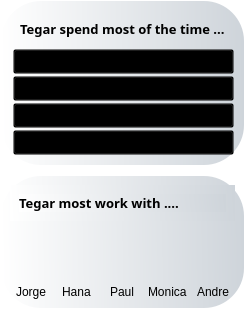
                   <widget class="QFrame" name="frame_6">
                    <property name="styleSheet">
                     <string notr="true">background-color:rgba(0,0,0,0);</string>
                    </property>
                    <property name="frameShape">
                     <enum>QFrame::StyledPanel</enum>
                    </property>
                    <property name="frameShadow">
                     <enum>QFrame::Raised</enum>
                    </property>
                    <layout class="QVBoxLayout" name="verticalLayout_11">
                     <property name="spacing">
                      <number>11</number>
                     </property>
                     <property name="leftMargin">
                      <number>0</number>
                     </property>
                     <property name="topMargin">
                      <number>0</number>
                     </property>
                     <property name="rightMargin">
                      <number>0</number>
                     </property>
                     <property name="bottomMargin">
                      <number>0</number>
                     </property>
                     <item>
                      <widget class="QFrame" name="frame_7">
                       <property name="sizePolicy">
                        <sizepolicy hsizetype="Expanding" vsizetype="Expanding">
                         <horstretch>0</horstretch>
                         <verstretch>0</verstretch>
                        </sizepolicy>
                       </property>
                       <property name="styleSheet">
                        <string notr="true">#frame_7{
background-color: qlineargradient(spread:pad, x1:0, y1:0.528, x2:1, y2:0.517, stop:0 #ffffff, stop:1 #ced4da);
border-radius:40px;
}

#pushButton_6, #pushButton_5, #pushButton_7, #pushButton_8{
	background-color:rgba(0,0,0,0);
}

#pushButton_6:hover, #pushButton_5:hover, #pushButton_7:hover, #pushButton_8:hover{
	background-color:rgba(0,0,0,10);
	border-radius:12px;
}</string>
                       </property>
                       <property name="frameShape">
                        <enum>QFrame::StyledPanel</enum>
                       </property>
                       <property name="frameShadow">
                        <enum>QFrame::Raised</enum>
                       </property>
                       <layout class="QVBoxLayout" name="verticalLayout_25">
                        <property name="spacing">
                         <number>0</number>
                        </property>
                        <item>
                         <widget class="QFrame" name="frame_36">
                          <property name="frameShape">
                           <enum>QFrame::StyledPanel</enum>
                          </property>
                          <property name="frameShadow">
                           <enum>QFrame::Raised</enum>
                          </property>
                          <layout class="QHBoxLayout" name="horizontalLayout_29">
                           <item alignment="Qt::AlignLeft">
                            <widget class="QLabel" name="spendmost">
                             <property name="font">
                              <font>
                               <family>Bahnschrift</family>
                               <pointsize>10</pointsize>
                               <weight>75</weight>
                               <bold>true</bold>
                              </font>
                             </property>
                             <property name="text">
                              <string>Tegar spend most of the time ...</string>
                             </property>
                            </widget>
                           </item>
                          </layout>
                         </widget>
                        </item>
                        <item>
                         <widget class="QFrame" name="frame_40">
                          <property name="frameShape">
                           <enum>QFrame::StyledPanel</enum>
                          </property>
                          <property name="frameShadow">
                           <enum>QFrame::Raised</enum>
                          </property>
                          <layout class="QHBoxLayout" name="horizontalLayout_30">
                           <property name="spacing">
                            <number>0</number>
                           </property>
                           <property name="leftMargin">
                            <number>2</number>
                           </property>
                           <property name="topMargin">
                            <number>0</number>
                           </property>
                           <property name="rightMargin">
                            <number>0</number>
                           </property>
                           <property name="bottomMargin">
                            <number>0</number>
                           </property>
                           <item>
                            <widget class="QPushButton" name="pushButton_5">
                             <property name="sizePolicy">
                              <sizepolicy hsizetype="Minimum" vsizetype="Maximum">
                               <horstretch>0</horstretch>
                               <verstretch>0</verstretch>
                              </sizepolicy>
                             </property>
                             <property name="minimumSize">
                              <size>
                               <width>0</width>
                               <height>24</height>
                              </size>
                             </property>
                             <property name="font">
                              <font>
                               <family>Bahnschrift</family>
                               <pointsize>9</pointsize>
                              </font>
                             </property>
                             <property name="layoutDirection">
                              <enum>Qt::LeftToRight</enum>
                             </property>
                             <property name="text">
                              <string>Monitoring</string>
                             </property>
                             <property name="icon">
                              <iconset resource="res.qrc">
                               <normaloff>:/icon/Icon/ultrasonic-sensor.png</normaloff>:/icon/Icon/ultrasonic-sensor.png</iconset>
                             </property>
                            </widget>
                           </item>
                          </layout>
                         </widget>
                        </item>
                        <item>
                         <widget class="QFrame" name="frame_37">
                          <property name="frameShape">
                           <enum>QFrame::StyledPanel</enum>
                          </property>
                          <property name="frameShadow">
                           <enum>QFrame::Raised</enum>
                          </property>
                          <layout class="QHBoxLayout" name="horizontalLayout_31">
                           <property name="spacing">
                            <number>0</number>
                           </property>
                           <property name="leftMargin">
                            <number>2</number>
                           </property>
                           <property name="topMargin">
                            <number>0</number>
                           </property>
                           <property name="rightMargin">
                            <number>0</number>
                           </property>
                           <property name="bottomMargin">
                            <number>0</number>
                           </property>
                           <item>
                            <widget class="QPushButton" name="pushButton_6">
                             <property name="sizePolicy">
                              <sizepolicy hsizetype="Minimum" vsizetype="Maximum">
                               <horstretch>0</horstretch>
                               <verstretch>0</verstretch>
                              </sizepolicy>
                             </property>
                             <property name="minimumSize">
                              <size>
                               <width>0</width>
                               <height>24</height>
                              </size>
                             </property>
                             <property name="font">
                              <font>
                               <family>Bahnschrift</family>
                               <pointsize>9</pointsize>
                              </font>
                             </property>
                             <property name="text">
                              <string>Line Tracer</string>
                             </property>
                             <property name="icon">
                              <iconset resource="res.qrc">
                               <normaloff>:/icon/Icon/zigzag-arrow.png</normaloff>:/icon/Icon/zigzag-arrow.png</iconset>
                             </property>
                            </widget>
                           </item>
                          </layout>
                         </widget>
                        </item>
                        <item>
                         <widget class="QFrame" name="frame_39">
                          <property name="frameShape">
                           <enum>QFrame::StyledPanel</enum>
                          </property>
                          <property name="frameShadow">
                           <enum>QFrame::Raised</enum>
                          </property>
                          <layout class="QHBoxLayout" name="horizontalLayout_32">
                           <property name="spacing">
                            <number>0</number>
                           </property>
                           <property name="leftMargin">
                            <number>2</number>
                           </property>
                           <property name="topMargin">
                            <number>0</number>
                           </property>
                           <property name="rightMargin">
                            <number>0</number>
                           </property>
                           <property name="bottomMargin">
                            <number>0</number>
                           </property>
                           <item>
                            <widget class="QPushButton" name="pushButton_7">
                             <property name="sizePolicy">
                              <sizepolicy hsizetype="Minimum" vsizetype="Maximum">
                               <horstretch>0</horstretch>
                               <verstretch>0</verstretch>
                              </sizepolicy>
                             </property>
                             <property name="minimumSize">
                              <size>
                               <width>0</width>
                               <height>24</height>
                              </size>
                             </property>
                             <property name="font">
                              <font>
                               <family>Bahnschrift</family>
                               <pointsize>9</pointsize>
                              </font>
                             </property>
                             <property name="text">
                              <string>Obstacle Avoidance</string>
                             </property>
                             <property name="icon">
                              <iconset resource="res.qrc">
                               <normaloff>:/icon/Icon/obstacle.png</normaloff>:/icon/Icon/obstacle.png</iconset>
                             </property>
                            </widget>
                           </item>
                          </layout>
                         </widget>
                        </item>
                        <item>
                         <widget class="QFrame" name="frame_38">
                          <property name="frameShape">
                           <enum>QFrame::StyledPanel</enum>
                          </property>
                          <property name="frameShadow">
                           <enum>QFrame::Raised</enum>
                          </property>
                          <layout class="QHBoxLayout" name="horizontalLayout_33">
                           <property name="spacing">
                            <number>0</number>
                           </property>
                           <property name="leftMargin">
                            <number>2</number>
                           </property>
                           <property name="topMargin">
                            <number>0</number>
                           </property>
                           <property name="rightMargin">
                            <number>0</number>
                           </property>
                           <property name="bottomMargin">
                            <number>0</number>
                           </property>
                           <item>
                            <widget class="QPushButton" name="pushButton_8">
                             <property name="sizePolicy">
                              <sizepolicy hsizetype="Minimum" vsizetype="Maximum">
                               <horstretch>0</horstretch>
                               <verstretch>0</verstretch>
                              </sizepolicy>
                             </property>
                             <property name="minimumSize">
                              <size>
                               <width>0</width>
                               <height>24</height>
                              </size>
                             </property>
                             <property name="font">
                              <font>
                               <family>Bahnschrift</family>
                               <pointsize>9</pointsize>
                              </font>
                             </property>
                             <property name="layoutDirection">
                              <enum>Qt::LeftToRight</enum>
                             </property>
                             <property name="text">
                              <string>Drive</string>
                             </property>
                             <property name="icon">
                              <iconset resource="res.qrc">
                               <normaloff>:/icon/Icon/icons8-steering-wheel-50.png</normaloff>:/icon/Icon/icons8-steering-wheel-50.png</iconset>
                             </property>
                            </widget>
                           </item>
                          </layout>
                         </widget>
                        </item>
                       </layout>
                      </widget>
                     </item>
                     <item>
                      <widget class="QFrame" name="frame_8">
                       <property name="sizePolicy">
                        <sizepolicy hsizetype="Expanding" vsizetype="Expanding">
                         <horstretch>0</horstretch>
                         <verstretch>0</verstretch>
                        </sizepolicy>
                       </property>
                       <property name="styleSheet">
                        <string notr="true">background-color: qlineargradient(spread:pad, x1:0, y1:0.528, x2:1, y2:0.517, stop:0 #ffffff, stop:1 #ced4da);
border-radius:40px;</string>
                       </property>
                       <property name="frameShape">
                        <enum>QFrame::StyledPanel</enum>
                       </property>
                       <property name="frameShadow">
                        <enum>QFrame::Raised</enum>
                       </property>
                       <layout class="QVBoxLayout" name="verticalLayout_26">
                        <item alignment="Qt::AlignTop">
                         <widget class="QFrame" name="frame_42">
                          <property name="sizePolicy">
                           <sizepolicy hsizetype="Preferred" vsizetype="Expanding">
                            <horstretch>0</horstretch>
                            <verstretch>0</verstretch>
                           </sizepolicy>
                          </property>
                          <property name="frameShape">
                           <enum>QFrame::StyledPanel</enum>
                          </property>
                          <property name="frameShadow">
                           <enum>QFrame::Raised</enum>
                          </property>
                          <layout class="QVBoxLayout" name="verticalLayout_27">
                           <item>
                            <widget class="QLabel" name="mostwork">
                             <property name="font">
                              <font>
                               <family>Bahnschrift</family>
                               <pointsize>10</pointsize>
                               <weight>75</weight>
                               <bold>true</bold>
                              </font>
                             </property>
                             <property name="text">
                              <string>Tegar most work with ....</string>
                             </property>
                            </widget>
                           </item>
                          </layout>
                         </widget>
                        </item>
                        <item>
                         <widget class="QFrame" name="frame_41">
                          <property name="sizePolicy">
                           <sizepolicy hsizetype="Preferred" vsizetype="Expanding">
                            <horstretch>0</horstretch>
                            <verstretch>0</verstretch>
                           </sizepolicy>
                          </property>
                          <property name="styleSheet">
                           <string notr="true">background-color:rgba(0,0,0,0);</string>
                          </property>
                          <property name="frameShape">
                           <enum>QFrame::StyledPanel</enum>
                          </property>
                          <property name="frameShadow">
                           <enum>QFrame::Raised</enum>
                          </property>
                          <layout class="QHBoxLayout" name="horizontalLayout_28">
                           <property name="spacing">
                            <number>3</number>
                           </property>
                           <property name="leftMargin">
                            <number>0</number>
                           </property>
                           <property name="topMargin">
                            <number>55</number>
                           </property>
                           <property name="rightMargin">
                            <number>0</number>
                           </property>
                           <property name="bottomMargin">
                            <number>0</number>
                           </property>
                           <item>
                            <widget class="QFrame" name="frame_46">
                             <property name="frameShape">
                              <enum>QFrame::StyledPanel</enum>
                             </property>
                             <property name="frameShadow">
                              <enum>QFrame::Raised</enum>
                             </property>
                             <layout class="QVBoxLayout" name="verticalLayout_13">
                              <property name="spacing">
                               <number>3</number>
                              </property>
                              <property name="leftMargin">
                               <number>0</number>
                              </property>
                              <property name="topMargin">
                               <number>0</number>
                              </property>
                              <property name="rightMargin">
                               <number>0</number>
                              </property>
                              <property name="bottomMargin">
                               <number>0</number>
                              </property>
                              <item>
                               <widget class="QFrame" name="frame_50">
                                <property name="styleSheet">
                                 <string notr="true">border-image: url(:/image/Image/Ellipse 64.png);</string>
                                </property>
                                <property name="frameShape">
                                 <enum>QFrame::StyledPanel</enum>
                                </property>
                                <property name="frameShadow">
                                 <enum>QFrame::Raised</enum>
                                </property>
                               </widget>
                              </item>
                              <item alignment="Qt::AlignHCenter|Qt::AlignTop">
                               <widget class="QLabel" name="label_17">
                                <property name="font">
                                 <font>
                                  <pointsize>9</pointsize>
                                 </font>
                                </property>
                                <property name="text">
                                 <string>Jorge</string>
                                </property>
                               </widget>
                              </item>
                             </layout>
                            </widget>
                           </item>
                           <item>
                            <widget class="QFrame" name="frame_43">
                             <property name="frameShape">
                              <enum>QFrame::StyledPanel</enum>
                             </property>
                             <property name="frameShadow">
                              <enum>QFrame::Raised</enum>
                             </property>
                             <layout class="QVBoxLayout" name="verticalLayout_28">
                              <property name="spacing">
                               <number>3</number>
                              </property>
                              <property name="leftMargin">
                               <number>0</number>
                              </property>
                              <property name="topMargin">
                               <number>0</number>
                              </property>
                              <property name="rightMargin">
                               <number>0</number>
                              </property>
                              <property name="bottomMargin">
                               <number>0</number>
                              </property>
                              <item>
                               <widget class="QFrame" name="frame_51">
                                <property name="styleSheet">
                                 <string notr="true">border-image: url(:/image/Image/Ellipse 60.png);</string>
                                </property>
                                <property name="frameShape">
                                 <enum>QFrame::StyledPanel</enum>
                                </property>
                                <property name="frameShadow">
                                 <enum>QFrame::Raised</enum>
                                </property>
                               </widget>
                              </item>
                              <item alignment="Qt::AlignHCenter|Qt::AlignTop">
                               <widget class="QLabel" name="label_18">
                                <property name="font">
                                 <font>
                                  <pointsize>9</pointsize>
                                 </font>
                                </property>
                                <property name="text">
                                 <string>Hana</string>
                                </property>
                               </widget>
                              </item>
                             </layout>
                            </widget>
                           </item>
                           <item>
                            <widget class="QFrame" name="frame_47">
                             <property name="frameShape">
                              <enum>QFrame::StyledPanel</enum>
                             </property>
                             <property name="frameShadow">
                              <enum>QFrame::Raised</enum>
                             </property>
                             <layout class="QVBoxLayout" name="verticalLayout_29">
                              <property name="spacing">
                               <number>3</number>
                              </property>
                              <property name="leftMargin">
                               <number>0</number>
                              </property>
                              <property name="topMargin">
                               <number>0</number>
                              </property>
                              <property name="rightMargin">
                               <number>0</number>
                              </property>
                              <property name="bottomMargin">
                               <number>0</number>
                              </property>
                              <item>
                               <widget class="QFrame" name="frame_52">
                                <property name="styleSheet">
                                 <string notr="true">border-image: url(:/image/Image/Ellipse 61.png);</string>
                                </property>
                                <property name="frameShape">
                                 <enum>QFrame::StyledPanel</enum>
                                </property>
                                <property name="frameShadow">
                                 <enum>QFrame::Raised</enum>
                                </property>
                               </widget>
                              </item>
                              <item alignment="Qt::AlignHCenter|Qt::AlignTop">
                               <widget class="QLabel" name="label_19">
                                <property name="font">
                                 <font>
                                  <pointsize>9</pointsize>
                                 </font>
                                </property>
                                <property name="text">
                                 <string>Paul</string>
                                </property>
                               </widget>
                              </item>
                             </layout>
                            </widget>
                           </item>
                           <item>
                            <widget class="QFrame" name="frame_45">
                             <property name="frameShape">
                              <enum>QFrame::StyledPanel</enum>
                             </property>
                             <property name="frameShadow">
                              <enum>QFrame::Raised</enum>
                             </property>
                             <layout class="QVBoxLayout" name="verticalLayout_30">
                              <property name="spacing">
                               <number>3</number>
                              </property>
                              <property name="leftMargin">
                               <number>0</number>
                              </property>
                              <property name="topMargin">
                               <number>0</number>
                              </property>
                              <property name="rightMargin">
                               <number>0</number>
                              </property>
                              <property name="bottomMargin">
                               <number>0</number>
                              </property>
                              <item>
                               <widget class="QFrame" name="frame_53">
                                <property name="styleSheet">
                                 <string notr="true">border-image: url(:/image/Image/Ellipse 62.png);</string>
                                </property>
                                <property name="frameShape">
                                 <enum>QFrame::StyledPanel</enum>
                                </property>
                                <property name="frameShadow">
                                 <enum>QFrame::Raised</enum>
                                </property>
                               </widget>
                              </item>
                              <item alignment="Qt::AlignHCenter|Qt::AlignTop">
                               <widget class="QLabel" name="label_20">
                                <property name="font">
                                 <font>
                                  <pointsize>9</pointsize>
                                 </font>
                                </property>
                                <property name="text">
                                 <string>Monica</string>
                                </property>
                               </widget>
                              </item>
                             </layout>
                            </widget>
                           </item>
                           <item>
                            <widget class="QFrame" name="frame_44">
                             <property name="frameShape">
                              <enum>QFrame::StyledPanel</enum>
                             </property>
                             <property name="frameShadow">
                              <enum>QFrame::Raised</enum>
                             </property>
                             <layout class="QVBoxLayout" name="verticalLayout_31">
                              <property name="spacing">
                               <number>3</number>
                              </property>
                              <property name="leftMargin">
                               <number>0</number>
                              </property>
                              <property name="topMargin">
                               <number>0</number>
                              </property>
                              <property name="rightMargin">
                               <number>0</number>
                              </property>
                              <property name="bottomMargin">
                               <number>0</number>
                              </property>
                              <item>
                               <widget class="QFrame" name="frame_54">
                                <property name="styleSheet">
                                 <string notr="true">border-image: url(:/image/Image/Ellipse 63.png);</string>
                                </property>
                                <property name="frameShape">
                                 <enum>QFrame::StyledPanel</enum>
                                </property>
                                <property name="frameShadow">
                                 <enum>QFrame::Raised</enum>
                                </property>
                               </widget>
                              </item>
                              <item alignment="Qt::AlignHCenter|Qt::AlignTop">
                               <widget class="QLabel" name="label_21">
                                <property name="font">
                                 <font>
                                  <pointsize>9</pointsize>
                                 </font>
                                </property>
                                <property name="text">
                                 <string>Andre</string>
                                </property>
                               </widget>
                              </item>
                             </layout>
                            </widget>
                           </item>
                          </layout>
                         </widget>
                        </item>
                       </layout>
                      </widget>
                     </item>
                    </layout>
                   </widget>
